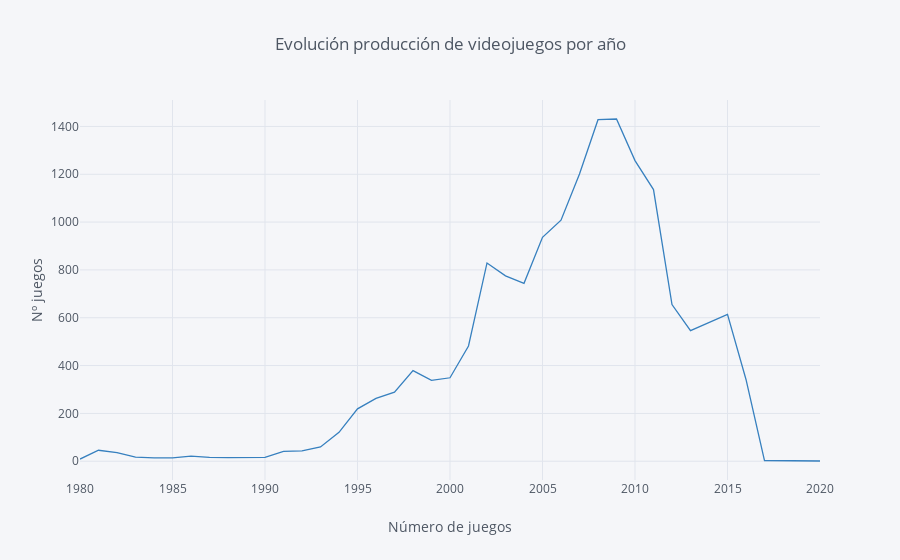

The cell this chart's notebook holds for it:
### Code cell
#Quiero ver la evolución de nº de videojuegos por año
juegos_x_año = df[['Name','Year','Genre']]
juegos_x_año = juegos_x_año.groupby(juegos_x_año['Year']).agg({'Name': 'count'})
juegos_x_año = juegos_x_año.reset_index()
juegos_x_año

juegos_x_año.iplot(kind='line', x='Year', xTitle='Número de juegos', color='blue',
          yTitle='Nº juegos', title='Evolución producción de videojuegos por año')

### Figure 1 — Plotly figure (JSON) as saved in the notebook; plotly's stock layout.template omitted (floating-point values rounded to 4 significant figures)
{"data": [{"line": {"color": "rgba(55, 128, 191, 1.0)", "dash": "solid", "shape": "linear", "width": 1.3}, "mode": "lines", "name": "Name", "text": "", "type": "scatter", "uid": "59e5c044-b14f-482d-8e1c-58a89d2f6f27", "x": [1980, 1981, 1982, 1983, 1984, 1985, 1986, 1987, 1988, 1989, 1990, 1991, 1992, 1993, 1994, 1995, 1996, 1997, 1998, 1999, 2000, 2001, 2002, 2003, 2004, 2005, 2006, 2007, 2008, 2009, 2010, 2011, 2012, 2013, 2014, 2015, 2016, 2017, 2020], "y": [9, 46, 36, 17, 14, 14, 21, 16, 15, 17, 16, 41, 43, 60, 121, 219, 263, 289, 379, 338, 349, 482, 829, 775, 744, 936, 1008, 1201, 1428, 1431, 1257, 1136, 655, 546, 580, 614, 342, 3, 1]}], "layout": {"legend": {"bgcolor": "#F5F6F9", "font": {"color": "#4D5663"}}, "paper_bgcolor": "#F5F6F9", "plot_bgcolor": "#F5F6F9", "title": {"font": {"color": "#4D5663"}, "text": "Evolución producción de videojuegos por año"}, "xaxis": {"gridcolor": "#E1E5ED", "showgrid": true, "tickfont": {"color": "#4D5663"}, "title": {"font": {"color": "#4D5663"}, "text": "Número de juegos"}, "zerolinecolor": "#E1E5ED"}, "yaxis": {"gridcolor": "#E1E5ED", "showgrid": true, "tickfont": {"color": "#4D5663"}, "title": {"font": {"color": "#4D5663"}, "text": "Nº juegos"}, "zerolinecolor": "#E1E5ED"}}}
